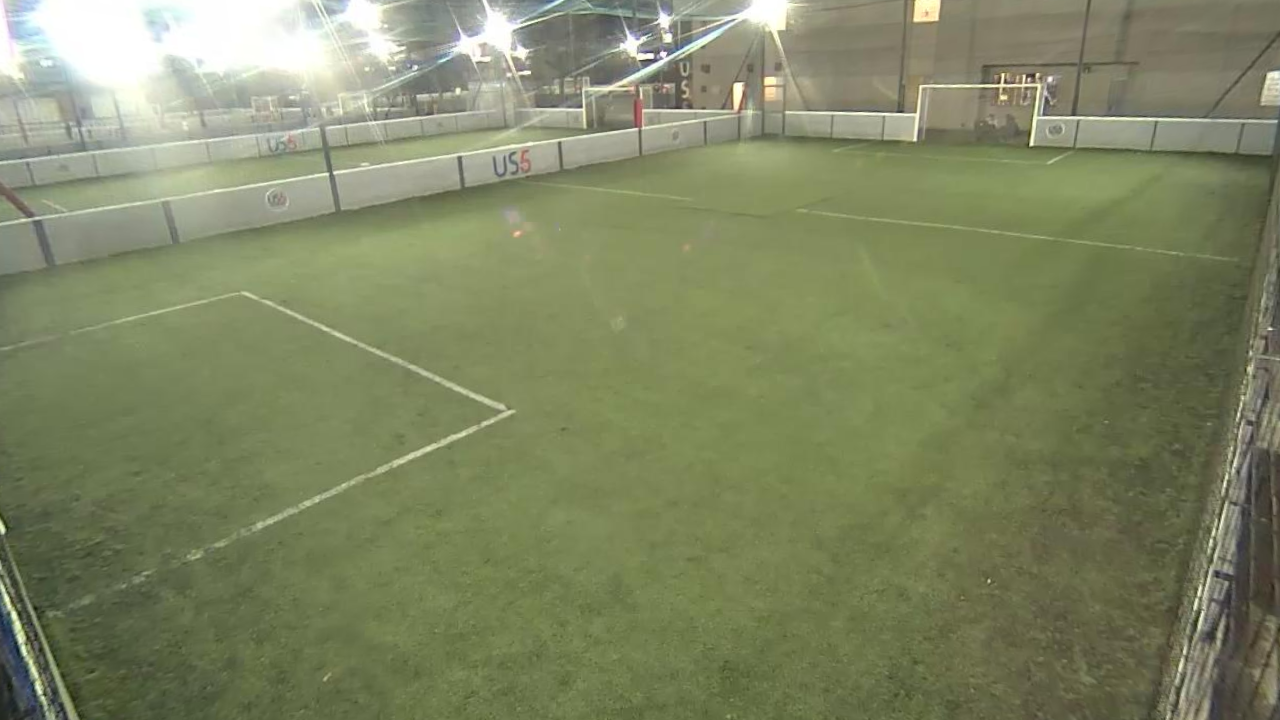
#> input picture distortion_test_soccer_field_image.png, 1280 x 720 px
$ python raster_test2.py
#> lines starting #> are read from the running program, lines starting #| are printed output that depends on the picture; after the words box and inside, x2 and y2 are one past the last pixel; in counts of white or black regions, pixels touching at a corner belong together
import cv2 as cv
import numpy as np
import matplotlib.pyplot as plt

img = cv.imread("distortion_test_soccer_field_image.png")
#> img is the input picture: shape (720, 1280, 3); mean B, G, R 99.4, 134, 127
print(img.shape)
#| (720, 1280, 3)

# Field Size 60' x 90'
h = 900
w = 1200


# 4 Points on Original Image
pt1 = np.float32([[190, 250],
 [760, 144],
 [1170, 655],
 [1250, 190]])

# 4 Corresponding Points of Desired Bird Eye View Image
pt2 = np.float32([
    [ 200 ,  700],
    [ 200,  100],
    [1000,  700],
    [1000 ,  100]])


matrix = cv.getPerspectiveTransform(pt1, pt2)
print(matrix)
output = cv.warpPerspective(img,matrix,(w,h))
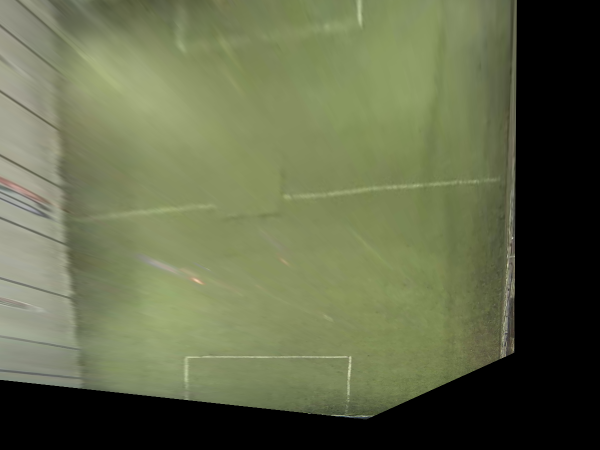
#> output: shape (900, 1200, 3) (shown at 1/2 size); mean B, G, R 73.7, 104.4, 97.9

for i in range(0,4):
    cv.circle(img,(int(pt1[i][0]),int(pt1[i][1])),10,(0,0,255),cv.FILLED)
    cv.putText(img, str(i), (int(pt1[i][0])+10,int(pt1[i][1])+10), cv.FONT_HERSHEY_SIMPLEX, 3, (255,255,255), thickness=5)
    cv.circle(output, (int(pt2[i][0]),int(pt2[i][1])),10,(0,0,255),cv.FILLED)
    cv.putText(output, str(i), (int(pt2[i][0])+10,int(pt2[i][1])+10), cv.FONT_HERSHEY_SIMPLEX, 3, (255,255,255), thickness=5)
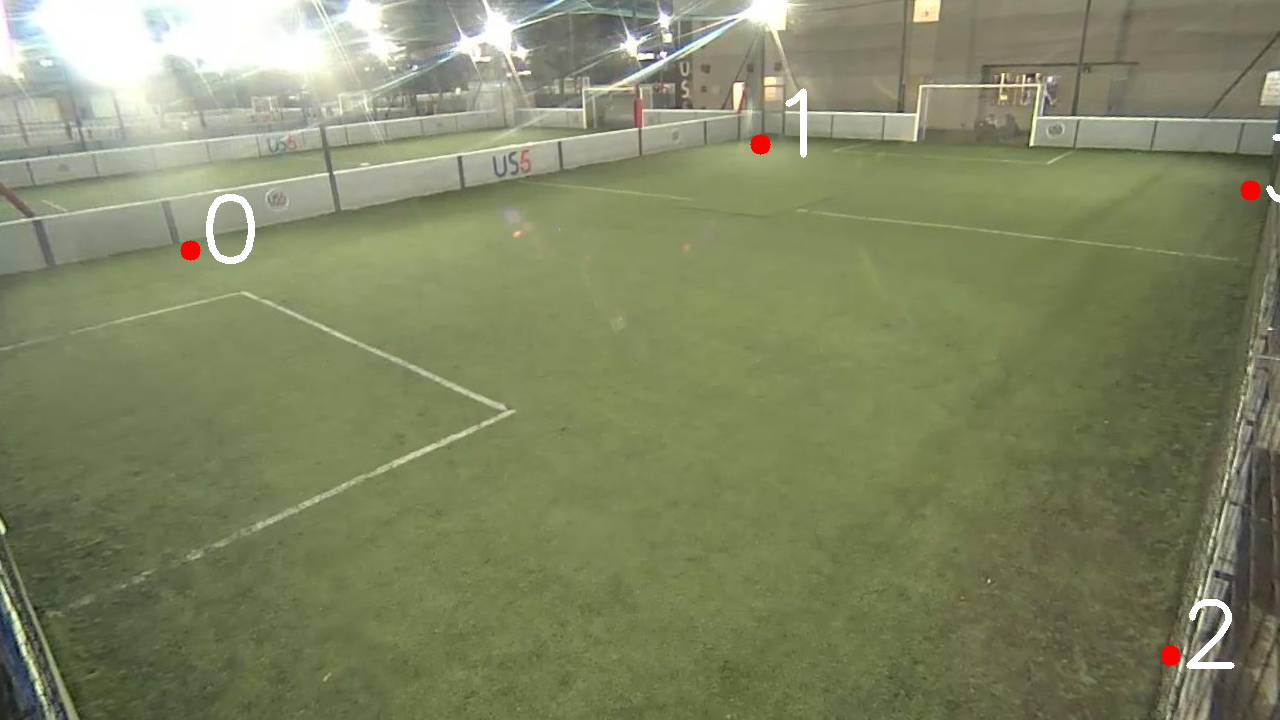
#> img: shape (720, 1280, 3); 0.47% of pixels changed, all inside (x1, y1, x2, y2) = (180, 88, 1280, 669)
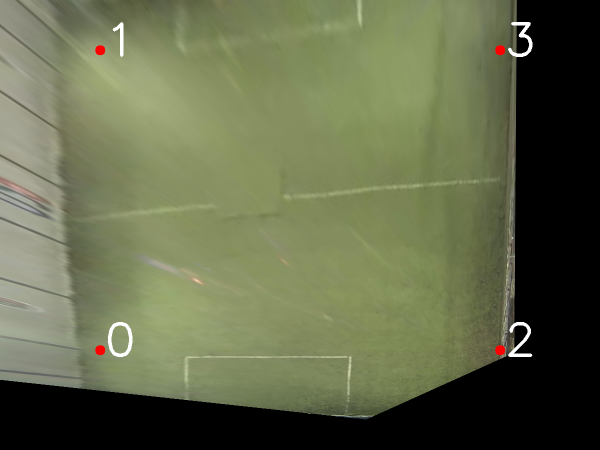
#> output: shape (900, 1200, 3) (shown at 1/2 size); 0.48% of pixels changed, all inside (x1, y1, x2, y2) = (190, 44, 1065, 714)

# [10 lines of commented-out code are left out]

plt.subplot(121),plt.imshow(img),plt.title('Input')
plt.subplot(122),plt.imshow(output),plt.title('Output')
plt.show()
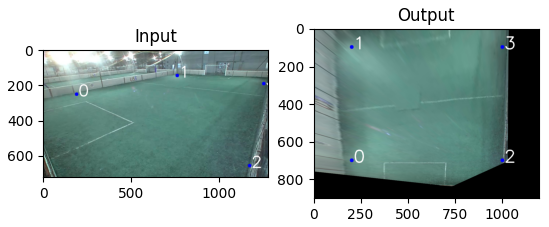
#> figure drawn by matplotlib, 2 panels; B, G, R data is drawn as R, G, B
